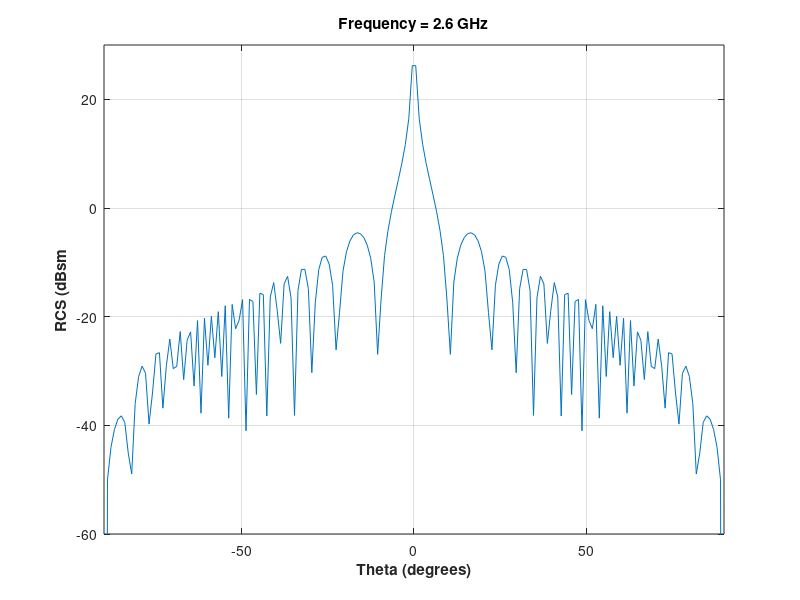

The MATLAB script that drew this image:
close all
clear all
frequency = 2.6e9; % desired radar frequency
freqGH = num2str(frequency*1.e-9);
c = 299795645.0; % speed of light
w = 2.0*pi*frequency; % radian frequency
wavenumber = w/c; % free space wavenumber
mu = 4.0*pi*1.0e-7; % free space permeability
z_o = 376.7343; % free space wave impedance
l_x = 1.0; % length of plate
l_y = 1.0; % width of plate
normal_vect = [0 0 1]; % +z normal for x-y plane
theta_points = 180; % number of points in theta
phi_points = 1; % number of points in phi
theta = linspace(-0.5*pi, 0.5*pi, theta_points);
phi = linspace(0.0, 2.0*pi, phi_points);
for i_theta = 1:theta_points
    for i_phi = 1:phi_points
        theta_vect(1) = cos(theta(i_theta))*cos(phi(i_phi));
        theta_vect(2) = cos(theta(i_theta))*sin(phi(i_phi));
        theta_vect(3) = -sin(theta(i_theta));
        phi_vect(1) = -sin(phi(i_phi));
        phi_vect(2) = cos(phi(i_phi));
        phi_vect(3) = 0.0;
        u = sin(theta(i_theta))*cos(phi(i_phi));
        v = sin(theta(i_theta))*sin(phi(i_phi));
        vect_term = dot(theta_vect, cross(phi_vect, normal_vect));
        es(i_theta, i_phi) = -j*w*mu/2.0/pi/z_o*vect_term*l_x*l_y*sinc(wavenumber*u*l_x)*sinc(wavenumber*v*l_y);
    end
end
rcs = 20.0*log10(sqrt(4*pi)*abs(es));
plot(180*theta/pi, rcs)
axis([-90 90 -60 30])
xlabel('\bfTheta (degrees)')
ylabel('\bfRCS (dBsm')
grid on
title (['Frequency = ',[freqGH],' GHz']);
return